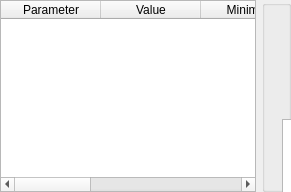
      <widget class="QWidget" name="page_param">
       <property name="sizePolicy">
        <sizepolicy hsizetype="Preferred" vsizetype="Preferred">
         <horstretch>0</horstretch>
         <verstretch>0</verstretch>
        </sizepolicy>
       </property>
       <layout class="QHBoxLayout" name="horizontalLayout_PageParam">
        <property name="margin" stdset="0">
         <number>0</number>
        </property>
        <item>
         <widget class="QTableWidget" name="tableParameter">
          <property name="sizePolicy">
           <sizepolicy hsizetype="Preferred" vsizetype="Preferred">
            <horstretch>0</horstretch>
            <verstretch>0</verstretch>
           </sizepolicy>
          </property>
          <property name="font">
           <font>
            <pointsize>9</pointsize>
           </font>
          </property>
          <column>
           <property name="text">
            <string>Parameter</string>
           </property>
          </column>
          <column>
           <property name="text">
            <string>Value</string>
           </property>
          </column>
          <column>
           <property name="text">
            <string>Minimum</string>
           </property>
          </column>
          <column>
           <property name="text">
            <string>Maximum</string>
           </property>
          </column>
          <column>
           <property name="text">
            <string>Step</string>
           </property>
          </column>
          <column>
           <property name="text">
            <string>Unit</string>
           </property>
          </column>
         </widget>
        </item>
        <item>
         <widget class="QGroupBox" name="groupBox_param">
          <property name="title">
           <string/>
          </property>
          <widget class="QPushButton" name="btnRead">
           <property name="geometry">
            <rect>
             <x>90</x>
             <y>60</y>
             <width>100</width>
             <height>30</height>
            </rect>
           </property>
           <property name="text">
            <string>Read</string>
           </property>
          </widget>
          <widget class="QPushButton" name="btnWrite">
           <property name="geometry">
            <rect>
             <x>220</x>
             <y>60</y>
             <width>100</width>
             <height>30</height>
            </rect>
           </property>
           <property name="text">
            <string>Write</string>
           </property>
          </widget>
          <widget class="QPushButton" name="btnImport">
           <property name="geometry">
            <rect>
             <x>90</x>
             <y>20</y>
             <width>100</width>
             <height>30</height>
            </rect>
           </property>
           <property name="text">
            <string>Import</string>
           </property>
          </widget>
          <widget class="QPushButton" name="btnExport">
           <property name="geometry">
            <rect>
             <x>220</x>
             <y>20</y>
             <width>100</width>
             <height>30</height>
            </rect>
           </property>
           <property name="text">
            <string>Export</string>
           </property>
          </widget>
          <widget class="QPlainTextEdit" name="plainTextParameter">
           <property name="geometry">
            <rect>
             <x>20</x>
             <y>119</y>
             <width>420</width>
             <height>301</height>
            </rect>
           </property>
          </widget>
         </widget>
        </item>
       </layout>
      </widget>
